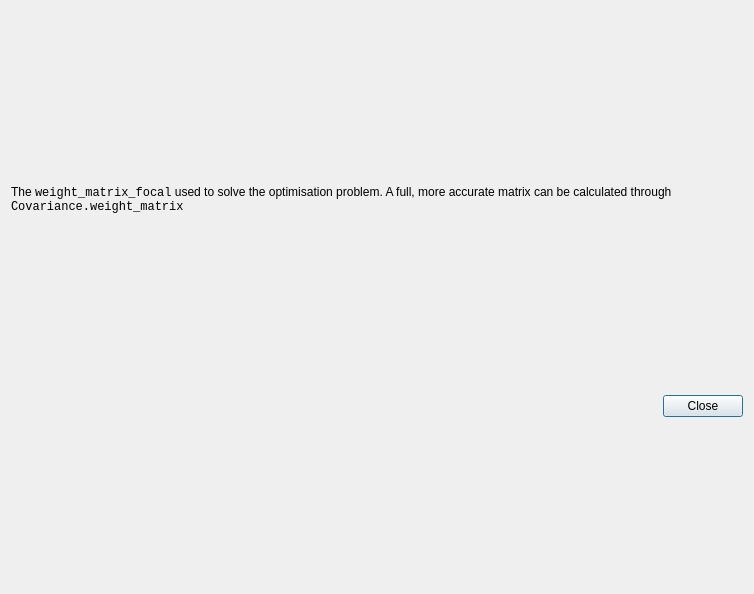
<?xml version="1.0" encoding="UTF-8"?>
<ui version="4.0">
 <class>CovarianceDialog</class>
 <widget class="QDialog" name="CovarianceDialog">
  <property name="geometry">
   <rect>
    <x>0</x>
    <y>0</y>
    <width>754</width>
    <height>594</height>
   </rect>
  </property>
  <property name="minimumSize">
   <size>
    <width>620</width>
    <height>400</height>
   </size>
  </property>
  <property name="windowTitle">
   <string>Covariance.weight_matrix_focal</string>
  </property>
  <layout class="QVBoxLayout" name="verticalLayout">
   <item>
    <widget class="QLabel" name="label">
     <property name="sizePolicy">
      <sizepolicy hsizetype="Preferred" vsizetype="Maximum">
       <horstretch>0</horstretch>
       <verstretch>0</verstretch>
      </sizepolicy>
     </property>
     <property name="minimumSize">
      <size>
       <width>0</width>
       <height>50</height>
      </size>
     </property>
     <property name="maximumSize">
      <size>
       <width>16777215</width>
       <height>50</height>
      </size>
     </property>
     <property name="text">
      <string>&lt;html&gt;&lt;head/&gt;&lt;body&gt;&lt;p&gt;The &lt;span style='font-family: monospace'&gt;weight_matrix_focal&lt;/span&gt; used to solve the optimisation problem. A full, more accurate matrix can be calculated through &lt;span style='font-family: monospace'&gt;Covariance.weight_matrix&lt;/span&gt;&lt;/p&gt;&lt;/body&gt;&lt;/html&gt;</string>
     </property>
     <property name="scaledContents">
      <bool>false</bool>
     </property>
     <property name="wordWrap">
      <bool>true</bool>
     </property>
     <property name="margin">
      <number>10</number>
     </property>
    </widget>
   </item>
   <item>
    <layout class="QHBoxLayout" name="horizontalLayoutPlot"/>
   </item>
   <item>
    <layout class="QHBoxLayout" name="horizontalLayout">
     <item>
      <spacer name="horizontalSpacer">
       <property name="orientation">
        <enum>Qt::Horizontal</enum>
       </property>
       <property name="sizeHint" stdset="0">
        <size>
         <width>40</width>
         <height>20</height>
        </size>
       </property>
      </spacer>
     </item>
     <item>
      <widget class="QPushButton" name="closeButton">
       <property name="text">
        <string>Close</string>
       </property>
       <property name="shortcut">
        <string>Esc</string>
       </property>
      </widget>
     </item>
    </layout>
   </item>
  </layout>
 </widget>
 <resources/>
 <connections>
  <connection>
   <sender>closeButton</sender>
   <signal>released()</signal>
   <receiver>CovarianceDialog</receiver>
   <slot>close()</slot>
   <hints>
    <hint type="sourcelabel">
     <x>567</x>
     <y>199</y>
    </hint>
    <hint type="destinationlabel">
     <x>309</x>
     <y>199</y>
    </hint>
   </hints>
  </connection>
 </connections>
</ui>
